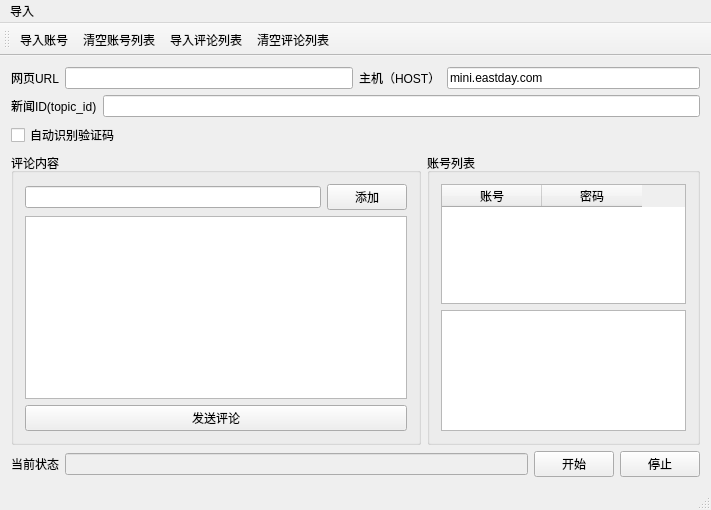
<?xml version="1.0" encoding="UTF-8"?>
<ui version="4.0">
 <class>autobots_toutiaoClass</class>
 <widget class="QMainWindow" name="autobots_toutiaoClass">
  <property name="geometry">
   <rect>
    <x>0</x>
    <y>0</y>
    <width>711</width>
    <height>510</height>
   </rect>
  </property>
  <property name="windowTitle">
   <string>头条科技发帖（微博号）</string>
  </property>
  <widget class="QWidget" name="centralWidget">
   <layout class="QGridLayout" name="gridLayout_4">
    <item row="0" column="0">
     <layout class="QHBoxLayout" name="horizontalLayout_10">
      <item>
       <layout class="QHBoxLayout" name="horizontalLayout_3">
        <item>
         <widget class="QLabel" name="label_3">
          <property name="text">
           <string>网页URL</string>
          </property>
         </widget>
        </item>
        <item>
         <widget class="QLineEdit" name="lineEdit_url">
          <property name="enabled">
           <bool>true</bool>
          </property>
         </widget>
        </item>
       </layout>
      </item>
      <item>
       <layout class="QHBoxLayout" name="horizontalLayout_9">
        <item>
         <widget class="QLabel" name="label_5">
          <property name="text">
           <string>主机（HOST）</string>
          </property>
         </widget>
        </item>
        <item>
         <widget class="QLineEdit" name="lineEdit_host">
          <property name="enabled">
           <bool>true</bool>
          </property>
          <property name="text">
           <string>mini.eastday.com</string>
          </property>
         </widget>
        </item>
       </layout>
      </item>
     </layout>
    </item>
    <item row="1" column="0">
     <layout class="QHBoxLayout" name="horizontalLayout_8">
      <item>
       <layout class="QHBoxLayout" name="horizontalLayout_2">
        <item>
         <widget class="QLabel" name="label_2">
          <property name="text">
           <string>新闻ID(topic_id)</string>
          </property>
         </widget>
        </item>
        <item>
         <widget class="QLineEdit" name="lineEdit_news_id">
          <property name="enabled">
           <bool>true</bool>
          </property>
          <property name="text">
           <string/>
          </property>
         </widget>
        </item>
       </layout>
      </item>
      <item>
       <layout class="QHBoxLayout" name="horizontalLayout_4"/>
      </item>
     </layout>
    </item>
    <item row="3" column="0">
     <layout class="QHBoxLayout" name="horizontalLayout_6">
      <item>
       <widget class="QGroupBox" name="groupBox">
        <property name="sizePolicy">
         <sizepolicy hsizetype="Preferred" vsizetype="Preferred">
          <horstretch>6</horstretch>
          <verstretch>0</verstretch>
         </sizepolicy>
        </property>
        <property name="title">
         <string>评论内容</string>
        </property>
        <layout class="QGridLayout" name="gridLayout">
         <item row="0" column="0">
          <layout class="QHBoxLayout" name="horizontalLayout_7">
           <item>
            <widget class="QLineEdit" name="lineEdit_comment_id"/>
           </item>
           <item>
            <widget class="QPushButton" name="pushButton_add_comment_id">
             <property name="text">
              <string>添加</string>
             </property>
            </widget>
           </item>
          </layout>
         </item>
         <item row="1" column="0">
          <widget class="QListWidget" name="listWidget_comment_id">
           <property name="sizePolicy">
            <sizepolicy hsizetype="Expanding" vsizetype="Expanding">
             <horstretch>2</horstretch>
             <verstretch>0</verstretch>
            </sizepolicy>
           </property>
          </widget>
         </item>
         <item row="2" column="0">
          <widget class="QPushButton" name="pushButton_develiver">
           <property name="text">
            <string>发送评论</string>
           </property>
          </widget>
         </item>
        </layout>
       </widget>
      </item>
      <item>
       <widget class="QGroupBox" name="groupBox_2">
        <property name="sizePolicy">
         <sizepolicy hsizetype="Preferred" vsizetype="Preferred">
          <horstretch>4</horstretch>
          <verstretch>0</verstretch>
         </sizepolicy>
        </property>
        <property name="title">
         <string>账号列表</string>
        </property>
        <layout class="QGridLayout" name="gridLayout_2">
         <item row="0" column="0">
          <widget class="QTableWidget" name="tableWidget_account_id">
           <column>
            <property name="text">
             <string>账号</string>
            </property>
           </column>
           <column>
            <property name="text">
             <string>密码</string>
            </property>
           </column>
          </widget>
         </item>
         <item row="1" column="0">
          <widget class="QTextBrowser" name="textBrowser_commentid"/>
         </item>
        </layout>
       </widget>
      </item>
     </layout>
    </item>
    <item row="4" column="0">
     <layout class="QHBoxLayout" name="horizontalLayout">
      <item>
       <layout class="QGridLayout" name="gridLayout_3">
        <item row="0" column="0">
         <widget class="QLabel" name="label_1">
          <property name="text">
           <string>当前状态</string>
          </property>
         </widget>
        </item>
        <item row="0" column="1">
         <widget class="QLineEdit" name="lineEdit_msg">
          <property name="enabled">
           <bool>false</bool>
          </property>
         </widget>
        </item>
       </layout>
      </item>
      <item>
       <layout class="QHBoxLayout" name="horizontalLayout_5">
        <item>
         <widget class="QPushButton" name="pushButton_start">
          <property name="text">
           <string>开始</string>
          </property>
         </widget>
        </item>
        <item>
         <widget class="QPushButton" name="pushButton_pause">
          <property name="text">
           <string>停止</string>
          </property>
         </widget>
        </item>
       </layout>
      </item>
     </layout>
    </item>
    <item row="2" column="0">
     <widget class="QCheckBox" name="checkBox_CodeOnline">
      <property name="text">
       <string>自动识别验证码</string>
      </property>
     </widget>
    </item>
   </layout>
  </widget>
  <widget class="QMenuBar" name="menuBar">
   <property name="geometry">
    <rect>
     <x>0</x>
     <y>0</y>
     <width>711</width>
     <height>23</height>
    </rect>
   </property>
   <widget class="QMenu" name="menu">
    <property name="title">
     <string>导入</string>
    </property>
    <addaction name="action_from_txt"/>
    <addaction name="action_clear_accounts"/>
    <addaction name="action_import_commentid"/>
    <addaction name="action_clear_comments"/>
   </widget>
   <addaction name="menu"/>
  </widget>
  <widget class="QToolBar" name="mainToolBar">
   <attribute name="toolBarArea">
    <enum>TopToolBarArea</enum>
   </attribute>
   <attribute name="toolBarBreak">
    <bool>false</bool>
   </attribute>
   <addaction name="action_from_txt"/>
   <addaction name="action_clear_accounts"/>
   <addaction name="action_import_commentid"/>
   <addaction name="action_clear_comments"/>
  </widget>
  <widget class="QStatusBar" name="statusBar"/>
  <action name="action_from_txt">
   <property name="text">
    <string>导入账号</string>
   </property>
   <property name="toolTip">
    <string>txt文本</string>
   </property>
  </action>
  <action name="action_import_commentid">
   <property name="text">
    <string>导入评论列表</string>
   </property>
  </action>
  <action name="action_clear_comments">
   <property name="text">
    <string>清空评论列表</string>
   </property>
  </action>
  <action name="action_clear_accounts">
   <property name="text">
    <string>清空账号列表</string>
   </property>
  </action>
 </widget>
 <layoutdefault spacing="6" margin="11"/>
 <resources>
  <include location="autobots_toutiao.qrc"/>
 </resources>
 <connections/>
</ui>
